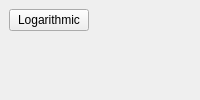
  <widget class="QDockWidget" name="histogramdock">
   <property name="windowTitle">
    <string>Histogram</string>
   </property>
   <attribute name="dockWidgetArea">
    <number>2</number>
   </attribute>
   <widget class="QWidget" name="widget">
    <layout class="QVBoxLayout" name="verticalLayout">
     <item>
      <layout class="QHBoxLayout" name="horizontalLayout_13">
       <item>
        <widget class="QPushButton" name="histogramLog">
         <property name="toolTip">
          <string>Logarithmic histogram.</string>
         </property>
         <property name="text">
          <string>Logarithmic</string>
         </property>
         <property name="icon">
          <iconset theme="view-object-histogram-logarithmic">
           <normaloff/>
          </iconset>
         </property>
         <property name="checkable">
          <bool>true</bool>
         </property>
        </widget>
       </item>
       <item>
        <spacer name="horizontalSpacer_2">
         <property name="orientation">
          <enum>Qt::Horizontal</enum>
         </property>
         <property name="sizeHint" stdset="0">
          <size>
           <width>40</width>
           <height>20</height>
          </size>
         </property>
        </spacer>
       </item>
      </layout>
     </item>
     <item>
      <widget class="QArv::GLHistogramWidget" name="histogram" native="true">
       <property name="sizePolicy">
        <sizepolicy hsizetype="Expanding" vsizetype="Expanding">
         <horstretch>0</horstretch>
         <verstretch>0</verstretch>
        </sizepolicy>
       </property>
      </widget>
     </item>
    </layout>
   </widget>
  </widget>
